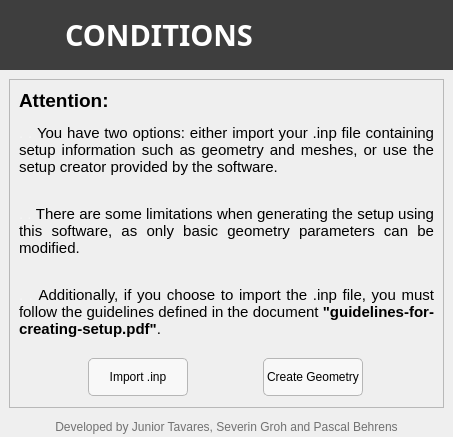
      <widget class="QWidget" name="page">
       <property name="styleSheet">
        <string notr="true">QPushButton {
background-color: rgb(248, 248, 248);
border: 1px solid rgb(182, 182, 182);
border-radius: 5px}

QPushButton:hover {
background-color: qradialgradient(spread:pad, cx:0.5, cy:0.5, radius:0.5, fx:0.5, fy:0.5, stop:0 rgba(60, 130, 240, 255), stop:1 rgba(70, 110, 187, 255));}

QPushButton:pressed,  {
background-color: qradialgradient(spread:pad, cx:0.5, cy:0.5, radius:0.5, fx:0.5, fy:0.5, stop:0 rgba(30, 166, 240, 255), stop:1 rgba(40, 122, 187, 255));}


</string>
       </property>
       <layout class="QVBoxLayout" name="verticalLayout_75">
        <property name="spacing">
         <number>0</number>
        </property>
        <property name="leftMargin">
         <number>0</number>
        </property>
        <property name="topMargin">
         <number>0</number>
        </property>
        <property name="rightMargin">
         <number>0</number>
        </property>
        <property name="bottomMargin">
         <number>0</number>
        </property>
        <item>
         <widget class="QFrame" name="frame_93">
          <property name="minimumSize">
           <size>
            <width>0</width>
            <height>70</height>
           </size>
          </property>
          <property name="maximumSize">
           <size>
            <width>16777215</width>
            <height>70</height>
           </size>
          </property>
          <property name="styleSheet">
           <string notr="true">background-color: rgb(62, 62, 62);</string>
          </property>
          <property name="frameShape">
           <enum>QFrame::Shape::NoFrame</enum>
          </property>
          <property name="frameShadow">
           <enum>QFrame::Shadow::Raised</enum>
          </property>
          <layout class="QHBoxLayout" name="horizontalLayout_112">
           <item>
            <widget class="QLabel" name="icon_interface_10">
             <property name="minimumSize">
              <size>
               <width>50</width>
               <height>50</height>
              </size>
             </property>
             <property name="maximumSize">
              <size>
               <width>50</width>
               <height>50</height>
              </size>
             </property>
             <property name="text">
              <string/>
             </property>
             <property name="pixmap">
              <pixmap resource="icons.qrc">:/folder1/Icons/programmer.png</pixmap>
             </property>
             <property name="scaledContents">
              <bool>true</bool>
             </property>
            </widget>
           </item>
           <item>
            <widget class="QLabel" name="interface_name_10">
             <property name="font">
              <font>
               <family>Yu Gothic UI Semibold</family>
               <pointsize>22</pointsize>
               <bold>true</bold>
              </font>
             </property>
             <property name="styleSheet">
              <string notr="true">color: rgb(255, 255, 255);</string>
             </property>
             <property name="text">
              <string>CONDITIONS</string>
             </property>
             <property name="alignment">
              <set>Qt::AlignmentFlag::AlignLeading|Qt::AlignmentFlag::AlignLeft|Qt::AlignmentFlag::AlignVCenter</set>
             </property>
            </widget>
           </item>
          </layout>
         </widget>
        </item>
        <item>
         <widget class="QFrame" name="frame_59">
          <property name="frameShape">
           <enum>QFrame::Shape::NoFrame</enum>
          </property>
          <property name="frameShadow">
           <enum>QFrame::Shadow::Plain</enum>
          </property>
          <property name="lineWidth">
           <number>0</number>
          </property>
          <layout class="QHBoxLayout" name="horizontalLayout_108">
           <item>
            <widget class="QFrame" name="frame_126">
             <property name="maximumSize">
              <size>
               <width>465</width>
               <height>400</height>
              </size>
             </property>
             <property name="frameShape">
              <enum>QFrame::Shape::StyledPanel</enum>
             </property>
             <property name="frameShadow">
              <enum>QFrame::Shadow::Raised</enum>
             </property>
             <layout class="QHBoxLayout" name="horizontalLayout_109">
              <property name="leftMargin">
               <number>0</number>
              </property>
              <property name="topMargin">
               <number>0</number>
              </property>
              <property name="rightMargin">
               <number>0</number>
              </property>
              <property name="bottomMargin">
               <number>0</number>
              </property>
              <item>
               <widget class="QFrame" name="frame_84">
                <property name="maximumSize">
                 <size>
                  <width>16777215</width>
                  <height>16777215</height>
                 </size>
                </property>
                <property name="frameShape">
                 <enum>QFrame::Shape::NoFrame</enum>
                </property>
                <property name="frameShadow">
                 <enum>QFrame::Shadow::Raised</enum>
                </property>
                <layout class="QVBoxLayout" name="verticalLayout_68">
                 <property name="spacing">
                  <number>0</number>
                 </property>
                 <property name="leftMargin">
                  <number>0</number>
                 </property>
                 <property name="topMargin">
                  <number>0</number>
                 </property>
                 <property name="rightMargin">
                  <number>0</number>
                 </property>
                 <property name="bottomMargin">
                  <number>0</number>
                 </property>
                 <item>
                  <widget class="QFrame" name="frame_89">
                   <property name="maximumSize">
                    <size>
                     <width>16777215</width>
                     <height>16777215</height>
                    </size>
                   </property>
                   <property name="styleSheet">
                    <string notr="true"/>
                   </property>
                   <property name="frameShape">
                    <enum>QFrame::Shape::NoFrame</enum>
                   </property>
                   <property name="frameShadow">
                    <enum>QFrame::Shadow::Raised</enum>
                   </property>
                   <layout class="QHBoxLayout" name="horizontalLayout_110">
                    <item>
                     <widget class="QLabel" name="label_31">
                      <property name="maximumSize">
                       <size>
                        <width>16777215</width>
                        <height>300</height>
                       </size>
                      </property>
                      <property name="text">
                       <string>&lt;html&gt;&lt;head/&gt;&lt;body&gt;&lt;p align=&quot;justify&quot;&gt;&lt;span style=&quot; font-size:14pt; font-weight:700;&quot;&gt;Attention:&lt;/span&gt;&lt;/p&gt;&lt;p align=&quot;justify&quot;&gt;&lt;span style=&quot; font-size:11pt; color:#f5f5f5;&quot;&gt;. . &lt;/span&gt;&lt;span style=&quot; font-size:11pt;&quot;&gt;You have two options: either import your &lt;/span&gt;&lt;span style=&quot; font-family:'Courier New'; font-size:11pt;&quot;&gt;.inp&lt;/span&gt;&lt;span style=&quot; font-size:11pt;&quot;&gt; file containing setup information such as geometry and meshes, or use the setup creator provided by the software.&lt;/span&gt;&lt;/p&gt;&lt;p align=&quot;justify&quot;&gt;&lt;span style=&quot; font-size:11pt;&quot;&gt;&lt;br/&gt;&lt;/span&gt;&lt;span style=&quot; font-size:11pt; color:#f5f5f5;&quot;&gt;. . &lt;/span&gt;&lt;span style=&quot; font-size:11pt;&quot;&gt;There are some limitations when generating the setup using this software, as only basic geometry parameters can be modified.&lt;/span&gt;&lt;/p&gt;&lt;p align=&quot;justify&quot;&gt;&lt;span style=&quot; font-size:11pt;&quot;&gt;&lt;br/&gt;&lt;/span&gt;&lt;span style=&quot; font-size:11pt; color:#f5f5f5;&quot;&gt;. . &lt;/span&gt;&lt;span style=&quot; font-size:11pt;&quot;&gt;Additionally, if you choose to import the &lt;/span&gt;&lt;span style=&quot; font-family:'Courier New'; font-size:11pt;&quot;&gt;.inp&lt;/span&gt;&lt;span style=&quot; font-size:11pt;&quot;&gt; file, you must follow the guidelines defined in the document &lt;/span&gt;&lt;span style=&quot; font-size:11pt; font-weight:700;&quot;&gt;&amp;quot;guidelines-for-creating-setup.pdf&amp;quot;&lt;/span&gt;&lt;span style=&quot; font-size:11pt;&quot;&gt;.&lt;/span&gt;&lt;/p&gt;&lt;/body&gt;&lt;/html&gt;</string>
                      </property>
                      <property name="textFormat">
                       <enum>Qt::TextFormat::AutoText</enum>
                      </property>
                      <property name="scaledContents">
                       <bool>false</bool>
                      </property>
                      <property name="wordWrap">
                       <bool>true</bool>
                      </property>
                     </widget>
                    </item>
                   </layout>
                  </widget>
                 </item>
                 <item>
                  <widget class="QFrame" name="frame_92">
                   <property name="minimumSize">
                    <size>
                     <width>0</width>
                     <height>60</height>
                    </size>
                   </property>
                   <property name="maximumSize">
                    <size>
                     <width>16777215</width>
                     <height>60</height>
                    </size>
                   </property>
                   <property name="frameShape">
                    <enum>QFrame::Shape::NoFrame</enum>
                   </property>
                   <property name="frameShadow">
                    <enum>QFrame::Shadow::Raised</enum>
                   </property>
                   <layout class="QHBoxLayout" name="horizontalLayout_111">
                    <item>
                     <widget class="QPushButton" name="button_import_inp">
                      <property name="minimumSize">
                       <size>
                        <width>100</width>
                        <height>38</height>
                       </size>
                      </property>
                      <property name="maximumSize">
                       <size>
                        <width>100</width>
                        <height>38</height>
                       </size>
                      </property>
                      <property name="styleSheet">
                       <string notr="true"/>
                      </property>
                      <property name="text">
                       <string>Import .inp</string>
                      </property>
                     </widget>
                    </item>
                    <item>
                     <widget class="QPushButton" name="button_create_geometry">
                      <property name="minimumSize">
                       <size>
                        <width>100</width>
                        <height>38</height>
                       </size>
                      </property>
                      <property name="maximumSize">
                       <size>
                        <width>100</width>
                        <height>38</height>
                       </size>
                      </property>
                      <property name="styleSheet">
                       <string notr="true"/>
                      </property>
                      <property name="text">
                       <string>Create Geometry</string>
                      </property>
                     </widget>
                    </item>
                   </layout>
                  </widget>
                 </item>
                </layout>
               </widget>
              </item>
             </layout>
            </widget>
           </item>
          </layout>
         </widget>
        </item>
        <item>
         <widget class="QFrame" name="frame_94">
          <property name="minimumSize">
           <size>
            <width>0</width>
            <height>20</height>
           </size>
          </property>
          <property name="maximumSize">
           <size>
            <width>16777215</width>
            <height>20</height>
           </size>
          </property>
          <property name="styleSheet">
           <string notr="true">color: rgb(113, 113, 113);</string>
          </property>
          <property name="frameShape">
           <enum>QFrame::Shape::NoFrame</enum>
          </property>
          <property name="frameShadow">
           <enum>QFrame::Shadow::Raised</enum>
          </property>
          <layout class="QVBoxLayout" name="verticalLayout_70">
           <property name="spacing">
            <number>0</number>
           </property>
           <property name="leftMargin">
            <number>0</number>
           </property>
           <property name="topMargin">
            <number>0</number>
           </property>
           <property name="rightMargin">
            <number>0</number>
           </property>
           <property name="bottomMargin">
            <number>0</number>
           </property>
           <item>
            <widget class="QLabel" name="label_32">
             <property name="text">
              <string>Developed by Junior Tavares, Severin Groh and Pascal Behrens</string>
             </property>
             <property name="alignment">
              <set>Qt::AlignmentFlag::AlignCenter</set>
             </property>
            </widget>
           </item>
          </layout>
         </widget>
        </item>
       </layout>
      </widget>
